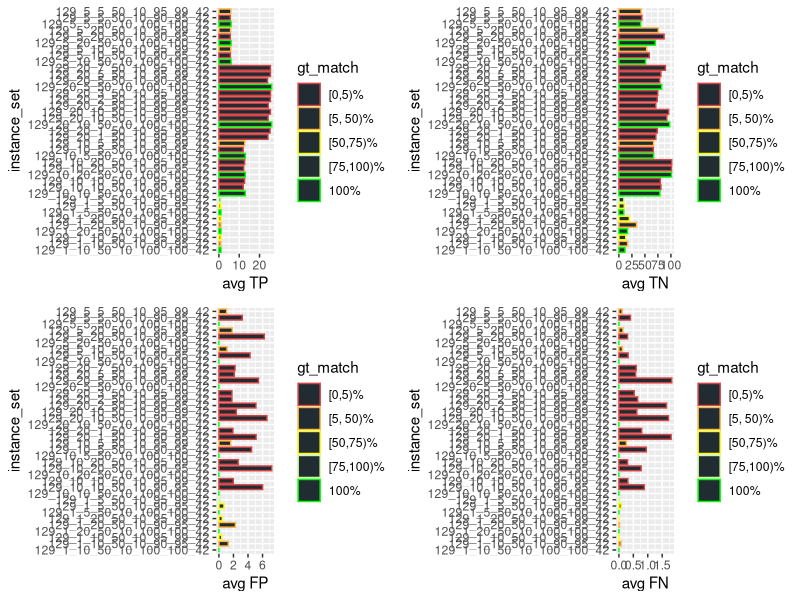
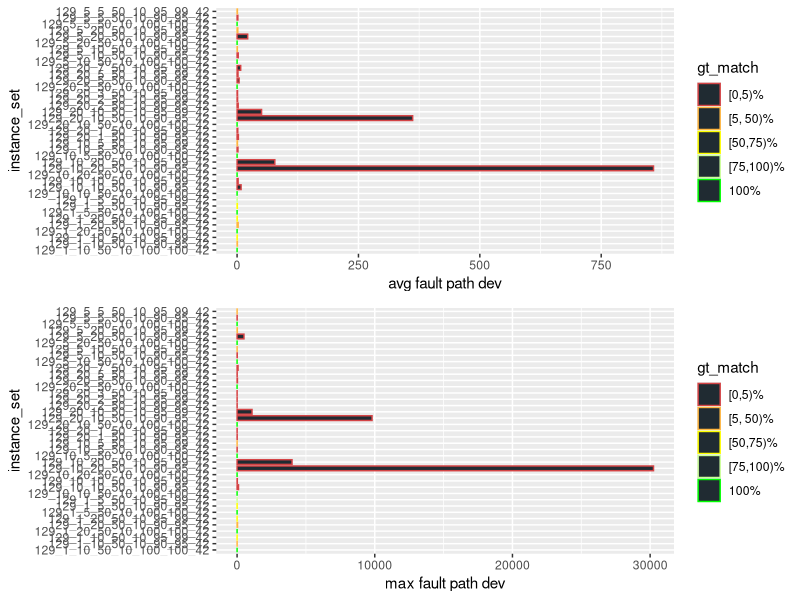
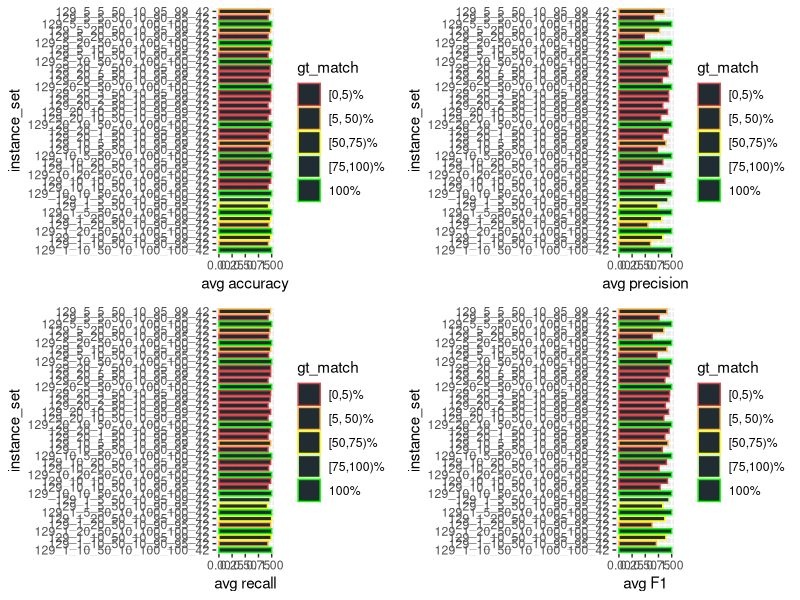
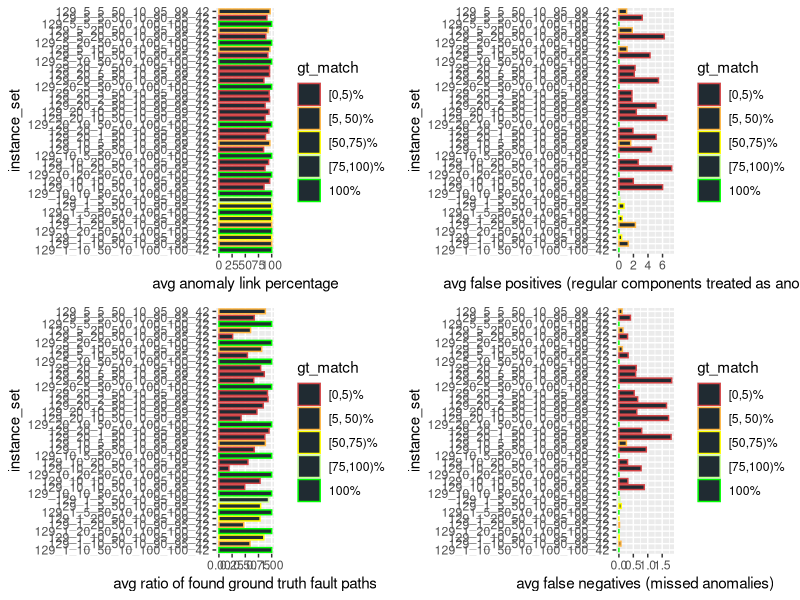
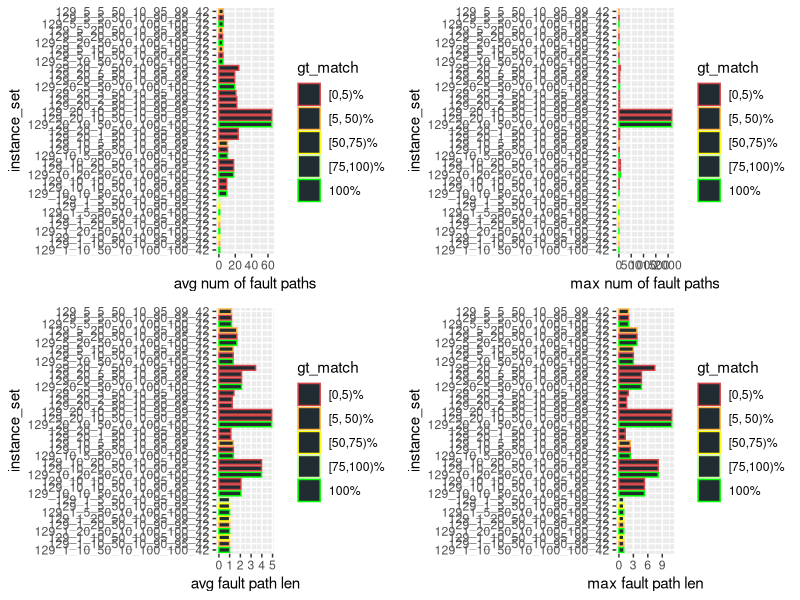
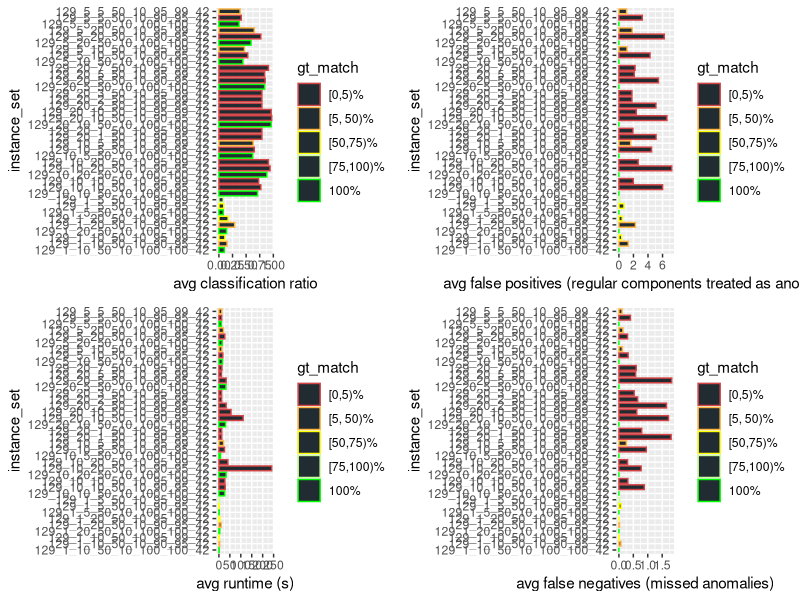

The R source for these figures, in order:
library(ggplot2)
library(gridExtra)

BAR_COLOR <- c(rgb(32, 43, 50, maxColorValue = 255))
BAR_DEF <- geom_bar(stat = "identity", fill = BAR_COLOR, width = 0.75)
COLOR_VALS <- c("#d44345", "#ffb641", "#ffff00", "#ccff99", "#00ff00")

gen_multi_plot_four <- function(
        pp1, pp2, pp3, pp4, y, x1, x2, x3, x4, filename
    ) {
    fpp1 <- pp1 + BAR_DEF + coord_flip() + xlab(y) + ylab(x1) + scale_color_manual(values = color_mapping)
    fpp2 <- pp2 + BAR_DEF + coord_flip() + xlab(y) + ylab(x2) + scale_color_manual(values = color_mapping)
    fpp3 <- pp3 + BAR_DEF + coord_flip() + xlab(y) + ylab(x3) + scale_color_manual(values = color_mapping)
    fpp4 <- pp4 + BAR_DEF + coord_flip() + xlab(y) + ylab(x4) + scale_color_manual(values = color_mapping)
    combined_plot <- grid.arrange(fpp1, fpp2, fpp3, fpp4, ncol = 2)
    ggsave(combined_plot, file = filename, width = 12, height = 6)
}

gen_multi_plot_two <- function(pp1, pp2, y, x1, x2, filename) {
    fpp1 <- pp1 + BAR_DEF + coord_flip() + xlab(y) + ylab(x1) + scale_color_manual(values = color_mapping)
    fpp2 <- pp2 + BAR_DEF + coord_flip() + xlab(y) + ylab(x2) + scale_color_manual(values = color_mapping)
    combined_plot <- grid.arrange(fpp1, fpp2, ncol = 1)
    ggsave(combined_plot, file = filename, width = 12, height = 6)
}

input <- read.csv(file = "cumulative_res.csv", header = TRUE, sep = ",", check.name = FALSE)

# instead of the percentage value factor(gt_match_perc) for which I'd need 100
# colors, I only want to color / group them into 5 groups
LABELS <- c("[0,5)%", "[5, 50)%", "[50,75)%", "[75,100)%", "100%")
color_mapping <- setNames(COLOR_VALS, LABELS)

input$gt_match <- cut(
    input$gt_match_perc,
    breaks = c(0, 5, 50, 75, 100, Inf),
    labels = LABELS,
    include.lowest = TRUE,
    right = FALSE
)

p1 <- ggplot(
    data = input, aes_string(
        x = "instance_set", y = "avg_tp", color = "gt_match", group = "gt_match"
    )
)

p2 <- ggplot(
    data = input, aes_string(
        x = "instance_set", y = "avg_tn", color = "gt_match", group = "gt_match"
    )
)

p3 <- ggplot(
    data = input, aes_string(
        x = "instance_set", y = "avg_fp", color = "gt_match", group = "gt_match"
    )
)

p4 <- ggplot(
    data = input, aes_string(
        x = "instance_set", y = "avg_fn", color = "gt_match", group = "gt_match"
    )
)

# confusion matrix multiplot
gen_multi_plot_four(p1, p2, p3, p4, "instance_set", "avg TP", "avg TN", "avg FP", "avg FN", "confusion_matrix.png")

p1 <- ggplot(
    data = input, aes_string(
        x = "instance_set", y = "fp_dev_mean", color = "gt_match", group = "gt_match"
    )
)

p2 <- ggplot(
    data = input, aes_string(
        x = "instance_set", y = "fp_dev_max", color = "gt_match", group = "gt_match"
    )
)

# fault path dev multiplot
gen_multi_plot_two(p1, p2, "instance_set", "avg fault path dev", "max fault path dev", "fault_path_dev.png")

p1 <- ggplot(
    data = input, aes_string(
        x = "instance_set", y = "avg_acc", color = "gt_match", group = "gt_match"
    )
)

p2 <- ggplot(
    data = input, aes_string(
        x = "instance_set", y = "avg_prec", color = "gt_match", group = "gt_match"
    )
)

p3 <- ggplot(
    data = input, aes_string(
        x = "instance_set", y = "avg_rec", color = "gt_match", group = "gt_match"
    )
)

p4 <- ggplot(
    data = input, aes_string(
        x = "instance_set", y = "avg_f1", color = "gt_match", group = "gt_match"
    )
)

# common eval metrics
gen_multi_plot_four(p1, p2, p3, p4, "instance_set", "avg accuracy", "avg precision", "avg recall", "avg F1", "eval_metrics.png")

p1 <- ggplot(
    data = input, aes_string(
        x = "instance_set", y = "avg_ano_link_perc", color = "gt_match", group = "gt_match"
    )
)

p2 <- ggplot(
    data = input, aes_string(
        x = "instance_set", y = "avg_fp", color = "gt_match", group = "gt_match"
    )
)

p3 <- ggplot(
    data = input, aes_string(
        x = "instance_set", y = "avg_ratio_of_found_gtfp", color = "gt_match", group = "gt_match"
    )
)

p4 <- ggplot(
    data = input, aes_string(
        x = "instance_set", y = "avg_fn", color = "gt_match", group = "gt_match"
    )
)

# ground truth analysis
gen_multi_plot_four(
    p1, p2, p3, p4,
    "instance_set",
    "avg anomaly link percentage",
    "avg false positives (regular components treated as anomalies)",
    "avg ratio of found ground truth fault paths",
    "avg false negatives (missed anomalies)",
    "gt_analysis.png"
)

p1 <- ggplot(
    data = input, aes_string(
        x = "instance_set", y = "avg_num_fault_paths", color = "gt_match", group = "gt_match"
    )
)

p2 <- ggplot(
    data = input, aes_string(
        x = "instance_set", y = "max_num_fault_paths", color = "gt_match", group = "gt_match"
    )
)

p3 <- ggplot(
    data = input, aes_string(
        x = "instance_set", y = "avg_fault_path_len", color = "gt_match", group = "gt_match"
    )
)

p4 <- ggplot(
    data = input, aes_string(
        x = "instance_set", y = "max_fault_path_len", color = "gt_match", group = "gt_match"
    )
)

# fault path plot
gen_multi_plot_four(p1, p2, p3, p4, "instance_set", "avg num of fault paths", "max num of fault paths", "avg fault path len", "max fault path len", "fault_paths.png")


p1 <- ggplot(
    data = input, aes_string(
        x = "instance_set", y = "avg_classification_ratio", color = "gt_match", group = "gt_match"
    )
)

p2 <- ggplot(
    data = input, aes_string(
        x = "instance_set", y = "avg_fp", color = "gt_match", group = "gt_match"
    )
)

p3 <- ggplot(
    data = input, aes_string(
        x = "instance_set", y = "`avg_runtime (s)`", color = "gt_match", group = "gt_match"
    )
)

p4 <- ggplot(
    data = input, aes_string(
        x = "instance_set", y = "avg_fn", color = "gt_match", group = "gt_match"
    )
)

# classification ratio, etc.
gen_multi_plot_four(
    p1, p2, p3, p4,
    "instance_set",
    "avg classification ratio",
    "avg false positives (regular components treated as anomalies)",
    "avg runtime (s)",
    "avg false negatives (missed anomalies)",
    "classification_ratio.png"
)
